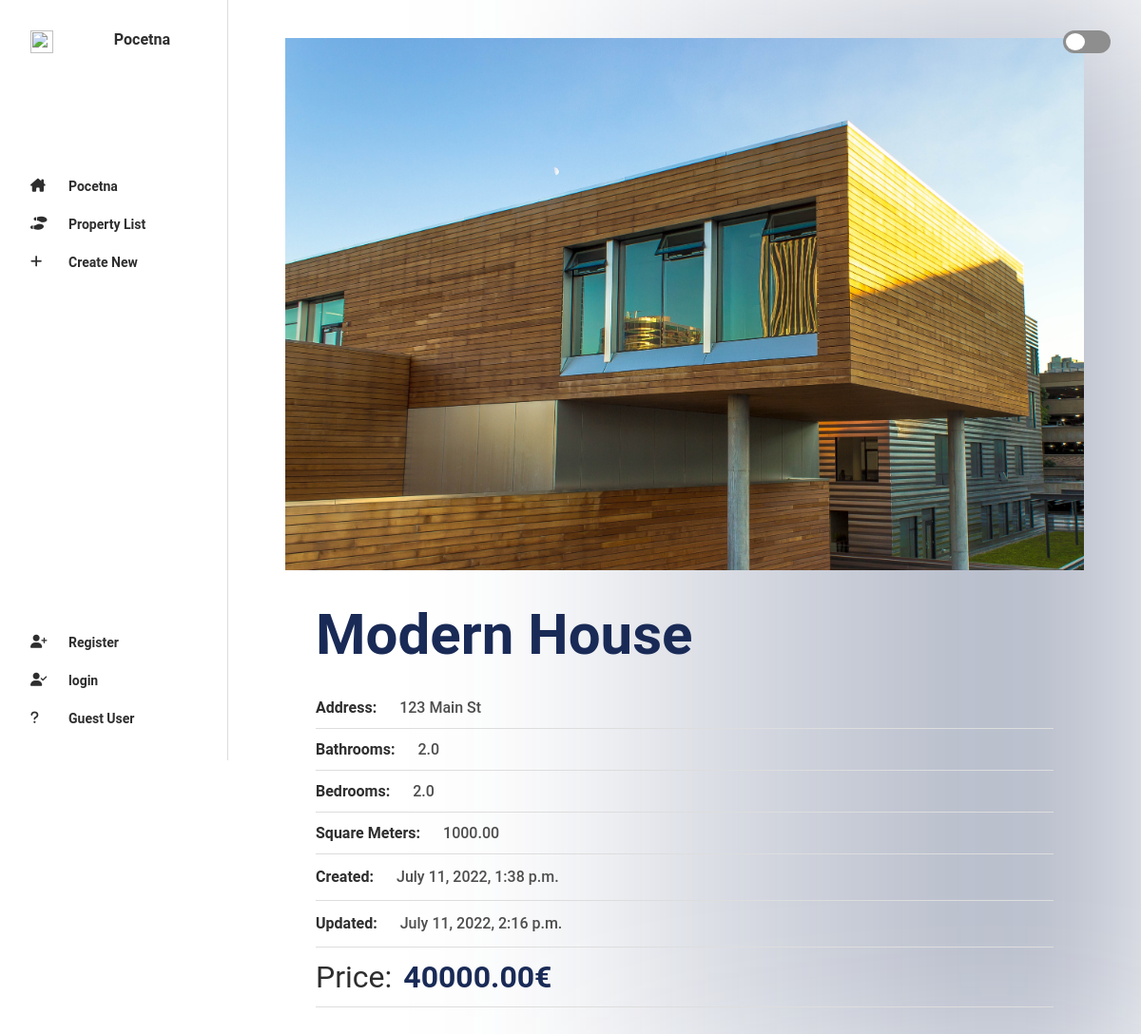
Page /7/ on the committed database.
### listings/models.py (models this page shows, shortened)
class Listing(models.Model):
    title = models.CharField(max_length=200, default='House')
    price = models.DecimalField(max_digits=10, decimal_places=2, default=40000.00, blank=True, null=True)
    address = models.CharField(max_length=200, default='123 Main St', blank=True, null=True)
    bathrooms = models.DecimalField(max_digits=3, decimal_places=1, default=2.0, blank=True, null=True)
    bedrooms = models.DecimalField(max_digits=3, decimal_places=1, default=2, blank=True, null=True)
    squares = models.DecimalField(max_digits=10, decimal_places=2, default=1000.00, blank=True, null=True)
    description = models.TextField(default='This single-family home in Austin has been upgraded with stainless steel appliances and features an open-concept layout.', blank=True, null=True)
    created = models.DateTimeField(auto_now_add=True)
    updated = models.DateTimeField(auto_now=True)
    image = models.ImageField(blank=True, null=True)

### listings/views.py (the view)
# urls.py: path('<int:id>/', views.retrieve, name='retrieve'),
def retrieve(request, id):
    listing = Listing.objects.get(pk=id)
    return render(request, 'retrieve.html', {'listing': listing})

### listings/templates/retrieve.html (shortened to what this page needs)
{% extends "base.html" %}
{% load static %}
{% block body %}
    <div id="card-datails" class="card-details">
        <div class="card-left">
            <div class="detail-img-cont">
                <img class="img-detail" src="{{ listing.image.url }}" alt="Shoe Image">
            </div>
        </div>
        <div class="card-right">
            <div class="card-top">
                <h2 class="details-card-header">
                    {{ listing.title }}
                </h2>
            </div>
        <div class="card-body">
            <p class="phar big mb-12"><span class="bold">Address:</span>{{ listing.address }}</p>
            <p class="phar big mb-12"><span class="bold">Bathrooms:</span>{{ listing.bathrooms }}</p>
            <p class="phar big mb-12"><span class="bold">Bedrooms:</span>{{ listing.bedrooms }}</p>
            <p class="phar big mb-12"><span class="bold">Square Meters:</span>{{ listing.squares }}</p>
            <p class="phar opis mb-12"><span class="bold">Created:</span>{{ listing.created }}</p>
            <p class="phar opis mb-12"><span class="bold">Updated:</span>{{ listing.updated }}</p>
            <div class="cena-cont"><span class="cena-span">Price:</span><span class="cena bold">{{ listing.price }}€</span></div>
        </div>
    </div>
</div>
{% endblock %}

### listings/static/css/style.css (style rules this page uses)
:root { --main: #192a56; --varnning: #fa983a; --danger: #e55039; --main-trans-01: hsla(223, 55%, 22%, .1); --main-trans-02: hsla(223, 55%, 22%, .2); --main-trans-03: hsla(223, 55%, 22%, .3); --main-trans-04: hsla(223, 55%, 22%, .4); --main-trans-05: hsla(223, 55%, 22%, .5); --header: #2e2e2e; --text: #4e4e4e; --label: #6e6e6e; --border: #8f8f8f; --dark-theme-border: #8e8e8e; --bg-light: #ddd; --space-big: 32px; --space-mid: 24px; --space-sm: 12px; --font-big: 16px; --font-mid: 14px; --font-sm: 12px; }
* { margin: 0; padding: 0; box-sizing: border-box; font-family: 'Roboto', sans-serif; text-decoration: none; list-style: none; color: var(--header); transition: .2s; }
.mb-12 { margin-bottom: var(--space-sm); }
.phar { font-size: var(--font-mid); font-weight: 500; color: var(--text); }
.bold { font-weight: 700; margin-right: var(--space-mid); width: 300px; }
.card-right { padding: var(--space-big); position: relative; height: 100%; width: 60%; }
.card-top { position: relative; width: 100%; display: flex; align-items: center; justify-content: space-between; margin-bottom: var(--space-big); }
.card-body { margin: 0; padding: 0; font-size: var(--font-sm); color: var(--label); }
#card-datails { width: 100%; min-height: 100vh; border-radius: 0; display: flex; flex-direction: row; flex: 1; padding: 4vw 6vw ; background: #fff; }
#card-datails > .card-left { flex: 1; padding: var(--space-big); }
#card-datails > .card-right { flex: 1; }
#card-datails .details-card-header { font-size: 60px; color: var(--main); }
#card-datails .phar { font-size: var(--font-big); border-bottom: 1px solid var(--bg-light); padding-bottom: var(--space-sm); }
#card-datails .phar.opis { line-height: 24px; }
.cena-cont { font-size: 32px; padding-bottom: var(--space-sm); margin-bottom: var(--space-big); border-bottom: 1px solid var(--bg-light); }
.cena-span { margin-right: var(--space-sm); }
.cena { color: var(--main); }
.detail-img-cont { position: relative; display: grid; grid-template-columns: repeat(6, 1fr); }
img.img-detail { grid-column: span 6; width: 100%; }
@media (width <= 1200px) { #card-datails { flex-direction: column; padding: 40px 5vw; } }
@media (width <= 1200px) { .card-left { width: 100%; padding: 0 !important; } }
@media (width <= 1200px) { .card-right { width: 100% !important; } }

### rows in the picture
Listing: image (picture), title "Modern House", address "123 Main St", bathrooms "2.0", bedrooms "2.0", squares "1000.00", created "July 11, 2022, 1:38 p.m.", updated "July 11, 2022, 2:16 p.m.", price "40000.00"
